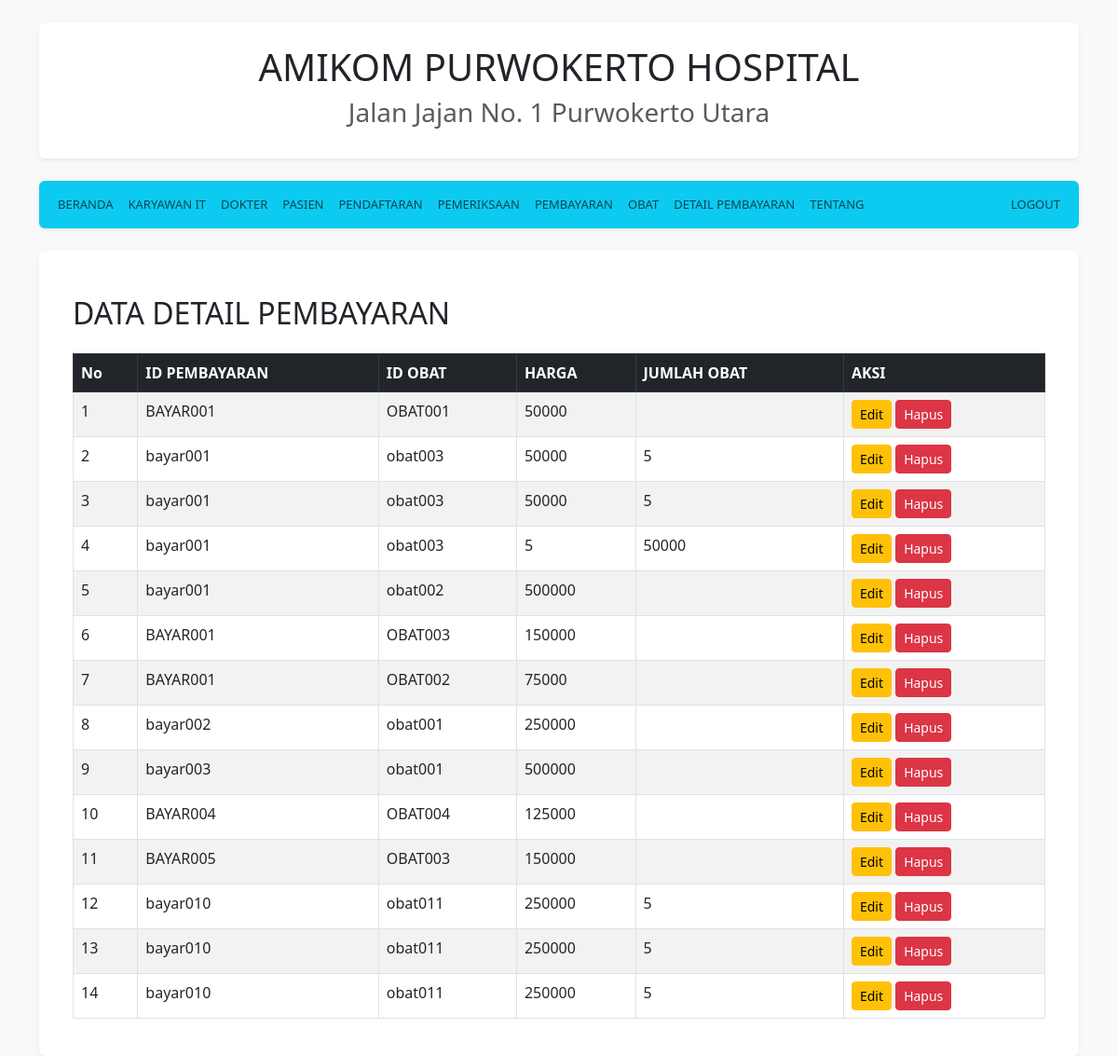
Page /home.php?page=detail (signed in) on the committed database.
### tables this page shows
CREATE TABLE `tbdetailbayar` (
  `idBayar` varchar(10) DEFAULT NULL,
  `idObat` varchar(10) DEFAULT NULL,
  `harga` int(11) DEFAULT NULL,
  `jumlahObat` int(11) DEFAULT NULL
);

### views/detail.php (the view, shortened to what this page needs)
<div class="table-responsive">
    <table class="table table-striped table-bordered">
        <thead class="table-dark">
            <tr>
                <th>No</th>
                <th>ID PEMBAYARAN</th>
                <th>ID OBAT</th>
                <th>HARGA</th>
                <th>JUMLAH OBAT</th>
                <th>AKSI</th>
            </tr>
        </thead>
        <tbody>
            <?php
            include 'koneksi.php';
            $no = 1;
            $data = mysqli_query($koneksi, "SELECT * FROM tbDetailBayar ORDER BY idBayar");
            while($d = mysqli_fetch_array($data)){
            ?>
            <tr>
                <td><?php echo $no++; ?></td>
                <td><?php echo htmlspecialchars($d['idBayar']); ?></td>
                <td><?php echo htmlspecialchars($d['idObat']); ?></td>
                <td><?php echo htmlspecialchars($d['harga']); ?></td>
                <td><?php echo htmlspecialchars($d['jumlahObat']); ?></td>
                <td>
                    <a href="pages/edit/detail.php?idBayar=<?php echo (isset($d['idBayar'])) ? $d['idBayar'] : ''; ?>" class="btn btn-warning btn-sm">Edit</a>
                    <a href="pages/hapus/detail.php?idBayar=<?php echo (isset($d['idBayar'])) ? $d['idBayar'] : ''; ?>" class="btn btn-danger btn-sm" onclick="return confirm('Apakah Anda yakin ingin menghapus data ini?');">Hapus</a>
                </td>
            </tr>
            <?php
            }
            ?>
        </tbody>
    </table>
</div>
<?php
include 'template.php';
?>

### home.php (style rules this page uses)
body { background-color: #f9f9f9; font-size: 16px; color: #444; }

### views/template.php (style rules this page uses)
body { background-color: #f9f9f9; }

### rows in the picture
tbdetailbayar: idBayar "BAYAR001", idObat "OBAT001", harga "50000"
tbdetailbayar: idBayar "bayar001", idObat "obat003", harga "50000", jumlahObat "5"
tbdetailbayar: idBayar "bayar001", idObat "obat003", harga "50000", jumlahObat "5"
tbdetailbayar: idBayar "bayar001", idObat "obat003", harga "5", jumlahObat "50000"
tbdetailbayar: idBayar "bayar001", idObat "obat002", harga "500000"
tbdetailbayar: idBayar "BAYAR001", idObat "OBAT003", harga "150000"
tbdetailbayar: idBayar "BAYAR001", idObat "OBAT002", harga "75000"
tbdetailbayar: idBayar "bayar002", idObat "obat001", harga "250000"
tbdetailbayar: idBayar "bayar003", idObat "obat001", harga "500000"
tbdetailbayar: idBayar "BAYAR004", idObat "OBAT004", harga "125000"
tbdetailbayar: idBayar "BAYAR005", idObat "OBAT003", harga "150000"
tbdetailbayar: idBayar "bayar010", idObat "obat011", harga "250000", jumlahObat "5"
tbdetailbayar: idBayar "bayar010", idObat "obat011", harga "250000", jumlahObat "5"
tbdetailbayar: idBayar "bayar010", idObat "obat011", harga "250000", jumlahObat "5"

### other values in the picture
$title "DATA DETAIL PEMBAYARAN"
